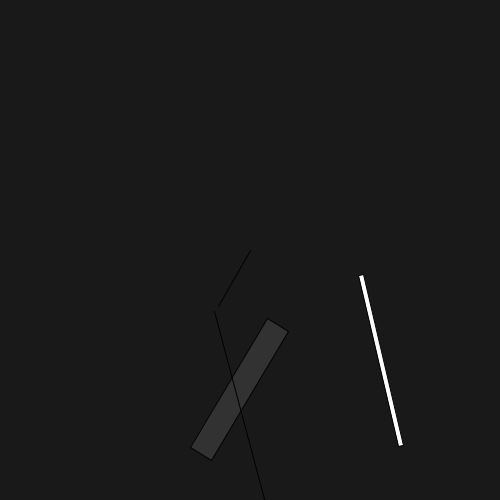
Frame 1 (no input)
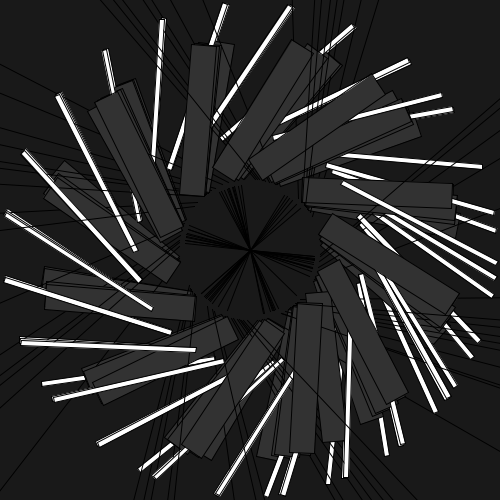
Frame 60 (the mouse pressed at the canvas centre just before this capture)
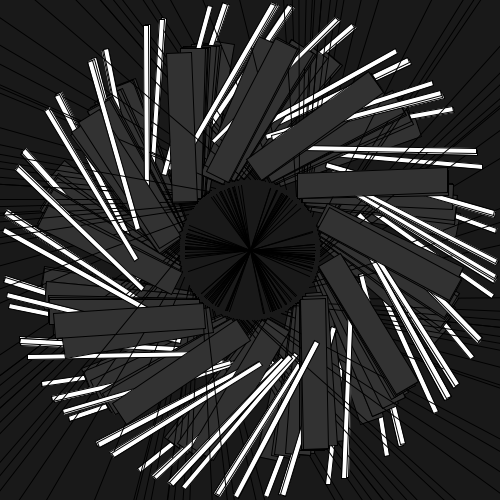
Frame 120 (the mouse held since frame 60 and released just before this capture)

The Processing sketch that drew these frames (run headless with seeded random() and noise(); from frame 60 on, the mouse is pressed at the canvas centre):

// Processing sketch: processing_168475
// ── processing_168475.pde


void setup()
{

size(500, 500);
background(25);

}

void draw()
{


translate (250,250);
fill(255);
rotate(millis());  
rect(100,50,5,175);  

translate (0,0);
fill(50);
rotate(millis());  
rect(50,50,25,150); 
  
translate (0,0);
fill(75);
rotate(millis());  
rect(50,50,350,0); 

translate (0,0);
fill(255);
rotate(millis());  
rect(0,0,65,0); 









}
